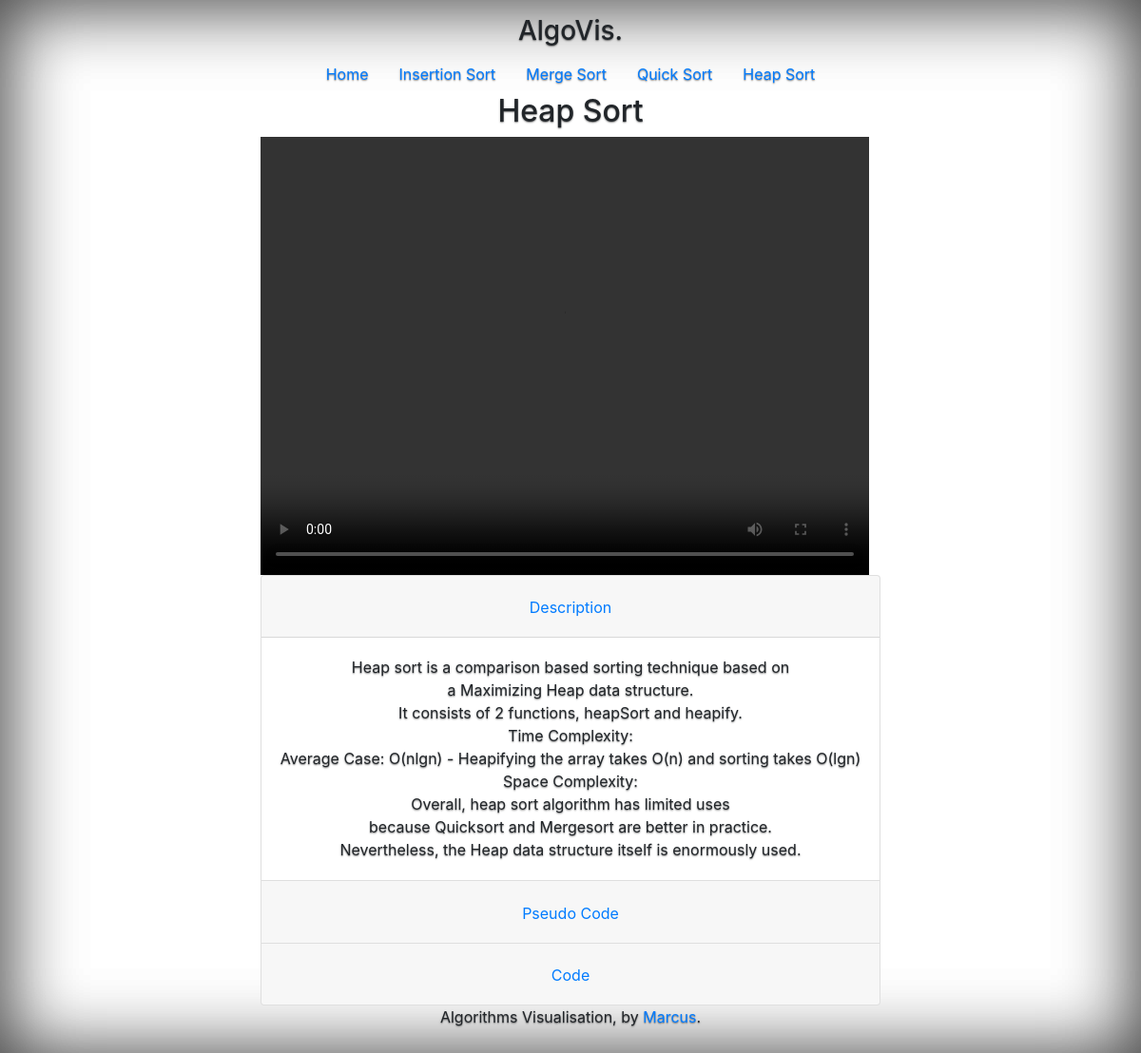
The app's page /heapsort/ with its own data.
### algo/models.py (models this page shows)
class Algo(models.Model):
    name = models.CharField(max_length=100)
    description = models.TextField()
    pseudocode = models.TextField()
    video = models.TextField()
    code = models.TextField()

### algo/views.py (the view)
# urls.py: path('heapsort/',  plotHeapSort,  name='plotHeapSort'),
def plotHeapSort(request):
    heapsort = Algo.objects.filter(name = 'Heap Sort')[0]
    context = {
        'title': heapsort.name,
        'algo': heapsort.video,
        'description': {
            'description' : heapsort.description,
            'pseudo' : heapsort.pseudocode,
            'code': heapsort.code,
        }
    }
    return render(request, 'algo/index.html', context)

### algo/templates/algo/index.html (shortened to what this page needs)
<!DOCTYPE html>
<html lang="en">
<head>
    <link rel="stylesheet" href="https://stackpath.bootstrapcdn.com/bootstrap/4.4.1/css/bootstrap.min.css">
    {% load static %}
    <link rel="stylesheet" type="text/css" href="{% static 'algo/style.css' %}">
</head>
<body class="text-center">
  <div  class="cover-container d-flex h-100 p-3 mx-auto flex-column">
    <header class="masthead mb-auto">
      <div class="inner">
        <h3 class="masthead-brand" >AlgoVis.</h3>
        <nav class="nav nav-masthead justify-content-center">
          <a class="nav-link active" href="{% url 'algo:index' %}">Home</a>
          <a class="nav-link" href="{% url 'algo:plotInsertionSort' %}">Insertion Sort</a>
          <a class="nav-link" href="{% url 'algo:plotMergeSort' %}">Merge Sort</a>
          <a class="nav-link" href="{% url 'algo:plotQuickSort' %}">Quick Sort</a>
          <a class="nav-link" href="{% url 'algo:plotHeapSort' %}">Heap Sort</a>
        </nav>
      </div>
    </header>
    <h2>{{title}}</h2>
    {{algo | safe}}
    {% if description %}
    <div class="accordion" id="accordionExample">
      <div class="card">
        <div class="card-header" id="headingOne">
          <h2 class="mb-0">
            <button class="btn btn-link" type="button" data-toggle="collapse" data-target="#collapseOne" aria-expanded="true" aria-controls="collapseOne">
              Description
            </button>
          </h2>
        </div>
        <div id="collapseOne" class="collapse show" aria-labelledby="headingOne" data-parent="#accordionExample">
          <div class="card-body">
            {{description.description | safe}}
          </div>
        </div>
      </div>
      <div class="card">
        <div class="card-header" id="headingTwo">
          <h2 class="mb-0">
            <button class="btn btn-link collapsed" type="button" data-toggle="collapse" data-target="#collapseTwo" aria-expanded="false" aria-controls="collapseTwo">
              Pseudo Code
            </button>
          </h2>
        </div>
      </div>
      <div class="card">
        <div class="card-header" id="headingThree">
          <h2 class="mb-0">
            <button class="btn btn-link collapsed" type="button" data-toggle="collapse" data-target="#collapseThree" aria-expanded="false" aria-controls="collapseThree">
              Code
            </button>
          </h2>
        </div>
      </div>
    </div>
    {% endif %}
    <footer class="mastfoot mt-auto">
      <div class="inner">
        <p>Algorithms Visualisation, by <a href="https://github.com/marckii8888" target="blank">Marcus</a>.</p>
      </div>
    </footer>
  </div>
</body>
</html>

### algo/static/algo/style.css (style rules this page uses)
:root { --blue: #007bff; --indigo: #6610f2; --purple: #6f42c1; --pink: #e83e8c; --red: #dc3545; --orange: #fd7e14; --yellow: #ffc107; --green: #28a745; --teal: #20c997; --cyan: #17a2b8; --white: #fff; --gray: #6c757d; --gray-dark: #343a40; --primary: #007bff; --secondary: #6c757d; --success: #28a745; --info: #17a2b8; --warning: #ffc107; --danger: #dc3545; --light: #f8f9fa; --dark: #343a40; --breakpoint-xs: 0; --breakpoint-sm: 576px; --breakpoint-md: 768px; --breakpoint-lg: 992px; --breakpoint-xl: 1200px; --font-family-sans-serif: -apple-system,BlinkMacSystemFont,"Segoe UI",Roboto,"Helvetica Neue",Arial,sans-serif,"Apple Color Emoji","Segoe UI Emoji","Segoe UI Symbol"; --font-family-monospace: SFMono-Regular,Menlo,Monaco,Consolas,"Liberation Mono","Courier New",monospace; }
html, body { height: 100vh; box-shadow: inset 0 0 5rem rgba(0, 0, 0, .5); overflow: auto; }
html { font-family: sans-serif; line-height: 1.15; -webkit-text-size-adjust: 100%; -ms-text-size-adjust: 100%; -ms-overflow-style: scrollbar; -webkit-tap-highlight-color: transparent; }
body { display: block; display: -ms-flexbox; display: -webkit-box; display: flex; -ms-flex-pack: center; -webkit-box-pack: center; justify-content: center; color: #212529; text-shadow: 0 0.05rem 0.1rem rgba(0, 0, 0, .5); position: relative; }

### records on screen
Algo: name "Heap Sort", description "Heap sort is a comparison based sorting technique based on a Maximizing Heap data structure. It consists of 2 functions, heapSort and heapify. Time Complexity: Average Case: O(nlgn) - Heapifying the array takes O(n) and sorting takes O(lgn) Space Complexity: Overall, heap sort algorithm has limited uses because Quicksort and Mergesort are better in practice. Nevertheless, the Heap data structure itself is enormously used."
